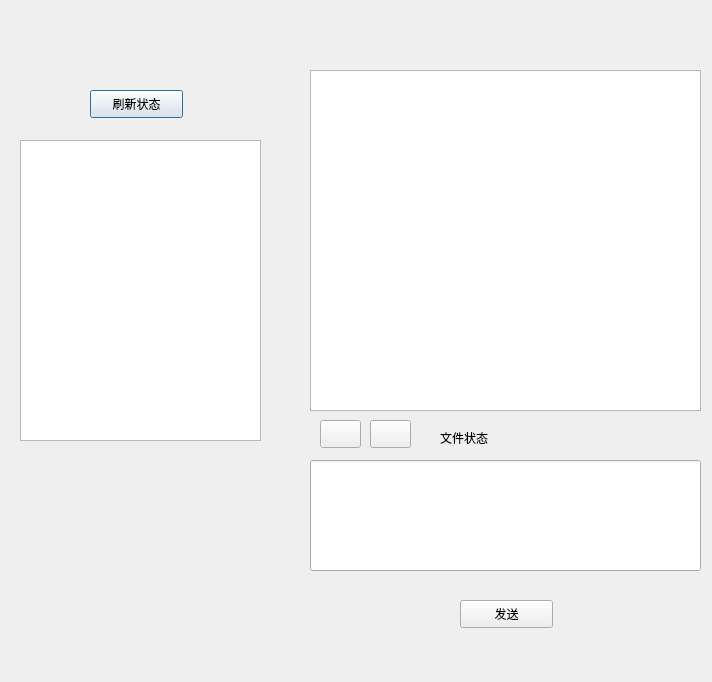
<?xml version="1.0" encoding="UTF-8"?>
<ui version="4.0">
 <class>chatDialog</class>
 <widget class="QDialog" name="chatDialog">
  <property name="geometry">
   <rect>
    <x>0</x>
    <y>0</y>
    <width>712</width>
    <height>682</height>
   </rect>
  </property>
  <property name="windowTitle">
   <string>Dialog</string>
  </property>
  <widget class="QFrame" name="frame_left">
   <property name="geometry">
    <rect>
     <x>10</x>
     <y>60</y>
     <width>261</width>
     <height>601</height>
    </rect>
   </property>
   <property name="frameShape">
    <enum>QFrame::NoFrame</enum>
   </property>
   <property name="frameShadow">
    <enum>QFrame::Raised</enum>
   </property>
   <widget class="QTableWidget" name="tableWidget">
    <property name="geometry">
     <rect>
      <x>10</x>
      <y>80</y>
      <width>241</width>
      <height>301</height>
     </rect>
    </property>
   </widget>
   <widget class="QPushButton" name="lookstate">
    <property name="geometry">
     <rect>
      <x>80</x>
      <y>30</y>
      <width>93</width>
      <height>28</height>
     </rect>
    </property>
    <property name="text">
     <string>刷新状态</string>
    </property>
   </widget>
  </widget>
  <widget class="QFrame" name="frame_right">
   <property name="geometry">
    <rect>
     <x>290</x>
     <y>60</y>
     <width>421</width>
     <height>611</height>
    </rect>
   </property>
   <property name="frameShape">
    <enum>QFrame::NoFrame</enum>
   </property>
   <property name="frameShadow">
    <enum>QFrame::Raised</enum>
   </property>
   <widget class="QTextBrowser" name="textBrowser">
    <property name="geometry">
     <rect>
      <x>20</x>
      <y>10</y>
      <width>391</width>
      <height>341</height>
     </rect>
    </property>
   </widget>
   <widget class="QLineEdit" name="lineEdit">
    <property name="geometry">
     <rect>
      <x>20</x>
      <y>400</y>
      <width>391</width>
      <height>111</height>
     </rect>
    </property>
   </widget>
   <widget class="QPushButton" name="sendmes">
    <property name="geometry">
     <rect>
      <x>170</x>
      <y>540</y>
      <width>93</width>
      <height>28</height>
     </rect>
    </property>
    <property name="text">
     <string>发送</string>
    </property>
    <property name="shortcut">
     <string>Return</string>
    </property>
   </widget>
   <widget class="QPushButton" name="upfile">
    <property name="geometry">
     <rect>
      <x>30</x>
      <y>360</y>
      <width>41</width>
      <height>28</height>
     </rect>
    </property>
    <property name="text">
     <string/>
    </property>
    <property name="icon">
     <iconset>
      <normaloff>res/up.ico</normaloff>res/up.ico</iconset>
    </property>
   </widget>
   <widget class="QPushButton" name="file">
    <property name="geometry">
     <rect>
      <x>80</x>
      <y>360</y>
      <width>41</width>
      <height>28</height>
     </rect>
    </property>
    <property name="text">
     <string/>
    </property>
    <property name="icon">
     <iconset>
      <normaloff>res/file.ico</normaloff>res/file.ico</iconset>
    </property>
   </widget>
   <widget class="QLabel" name="filestate">
    <property name="geometry">
     <rect>
      <x>150</x>
      <y>370</y>
      <width>101</width>
      <height>16</height>
     </rect>
    </property>
    <property name="text">
     <string>文件状态</string>
    </property>
   </widget>
  </widget>
  <widget class="QLabel" name="top_label">
   <property name="geometry">
    <rect>
     <x>10</x>
     <y>0</y>
     <width>701</width>
     <height>51</height>
    </rect>
   </property>
   <property name="autoFillBackground">
    <bool>true</bool>
   </property>
   <property name="text">
    <string/>
   </property>
  </widget>
 </widget>
 <resources/>
 <connections/>
</ui>
